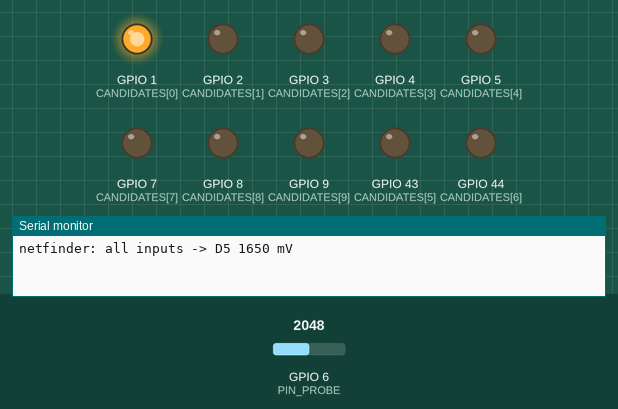
Simulated run of this sketch. Board: Seeed XIAO ESP32-S3. Parts: output pins drawn as LEDs (lit = HIGH), the last lines printed to the serial monitor. Inputs (shaded band) come from the test bench; at power-on: GPIO 6 (PIN_PROBE) = 2048.

Above: at 1.54 s.
At 1.8 s:
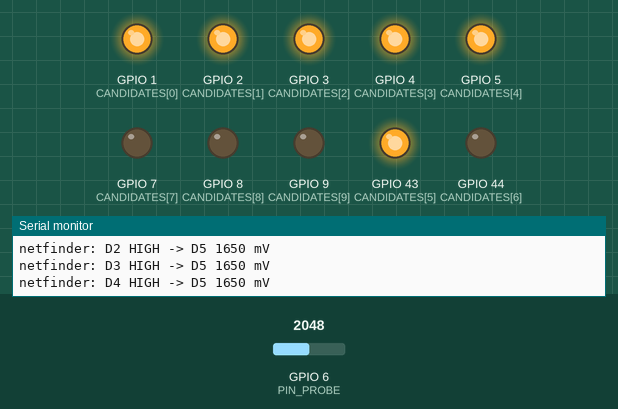
At 2.05 s:
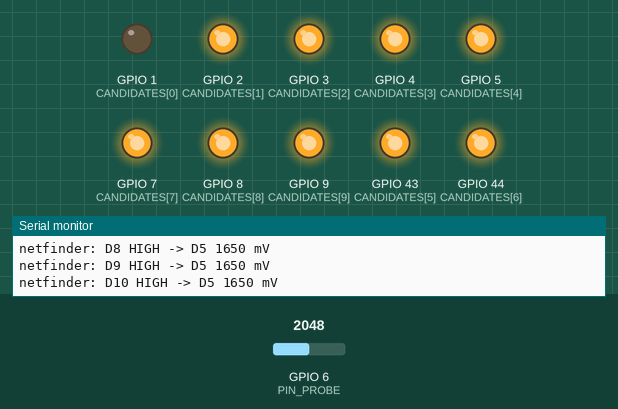
At 2.41 s:
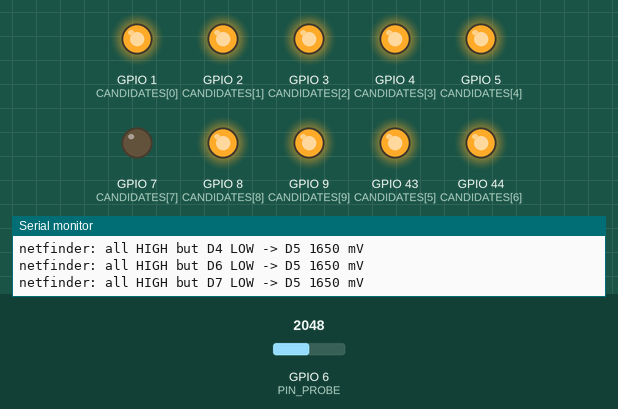
At 4.2 s:
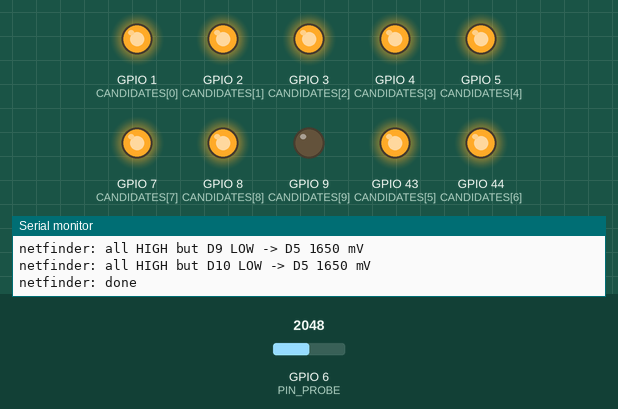
At 6.51 s:
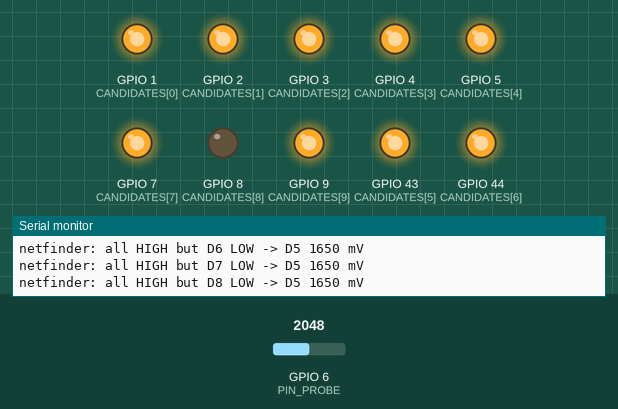
Timing chart, 0 to 6.8 s (numbered marks = the images above):
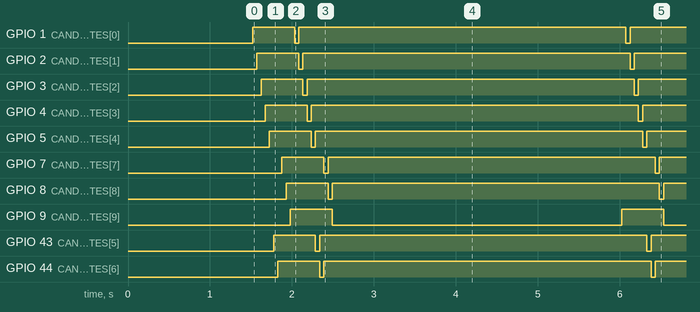

The sketch:

netfinder.ino
```cpp
// netfinder.ino
//
// D5 にクリップした網 (ER-PCBA5981-1 の JP1 1 番 = 基板の GND) が、XIAO のどのピンと
// つながっているかを探す切り分け用スケッチ。
// 全ピンを入力 (駆動しない) にした状態で D5 を読み、次に 1 本ずつ 50ms だけ High にして読む。
// 基板には電源を入れない前提。駆動はごく短く、電流は GPIO が出せる範囲に限られる。

static const int PIN_PROBE = D5;
static const int CANDIDATES[] = {D0, D1, D2, D3, D4, D6, D7, D8, D9, D10};
static const char *NAMES[] = {"D0", "D1", "D2", "D3", "D4", "D6", "D7", "D8", "D9", "D10"};
static const int N = sizeof(CANDIDATES) / sizeof(CANDIDATES[0]);

uint32_t probeMv() {
  uint32_t mv = 0;
  for (int i = 0; i < 8; i++) mv += analogReadMilliVolts(PIN_PROBE);
  return mv / 8;
}

void allInputs() {
  for (int i = 0; i < N; i++) pinMode(CANDIDATES[i], INPUT);
}

void setup() {
  allInputs();
  pinMode(PIN_PROBE, INPUT_PULLDOWN);
  Serial.begin(115200);
  Serial.setTxTimeoutMs(0);
  delay(1500);
}

void loop() {
  allInputs();
  delay(20);
  Serial.printf("netfinder: all inputs -> D5 %lu mV\n", (unsigned long)probeMv());
  for (int i = 0; i < N; i++) {
    allInputs();
    pinMode(CANDIDATES[i], OUTPUT);
    digitalWrite(CANDIDATES[i], HIGH);
    delay(50);
    uint32_t mv = probeMv();
    pinMode(CANDIDATES[i], INPUT);
    Serial.printf("netfinder: %s HIGH -> D5 %lu mV\n", NAMES[i], (unsigned long)mv);
  }
  // 直結と回り込みを分ける: 全部 High にしておき、1 本ずつ Low にする。
  // 網を 0V 近くまで引き下げられるのは、その網に直接つながっているピンだけ
  for (int i = 0; i < N; i++) {
    for (int k = 0; k < N; k++) { pinMode(CANDIDATES[k], OUTPUT); digitalWrite(CANDIDATES[k], HIGH); }
    digitalWrite(CANDIDATES[i], LOW);
    delay(50);
    uint32_t mv = probeMv();
    Serial.printf("netfinder: all HIGH but %s LOW -> D5 %lu mV\n", NAMES[i], (unsigned long)mv);
  }
  Serial.println("netfinder: done");
  allInputs();
  delay(3000);
}
```

Measured:
- by itself, GPIO 9 (CANDIDATES[9]): alternates HIGH for 0.51 s and LOW for 3.5 s
- by itself, GPIO 1 (CANDIDATES[0]), GPIO 2 (CANDIDATES[1]), GPIO 3 (CANDIDATES[2]), GPIO 4 (CANDIDATES[3]), GPIO 5 (CANDIDATES[4]), GPIO 7 (CANDIDATES[7]), GPIO 8 (CANDIDATES[8]), GPIO 43 (CANDIDATES[5]), GPIO 44 (CANDIDATES[6]): repeats every 4.0 s: LOW 0.05 s, HIGH 4.0 s
- by itself, everything shown: repeats every 4.0 s, in 20 steps
